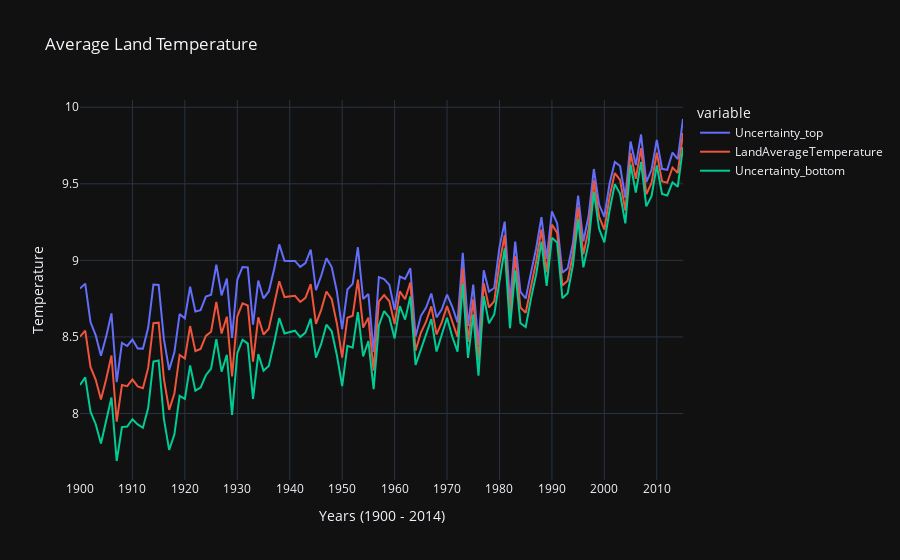

Notebook cell for this chart:
### Code cell
fig_3 = px.line(data_global.loc[data_global["year"] >= 1900], 
                x = "year", 
                y = [ "Uncertainty_top","LandAverageTemperature", "Uncertainty_bottom"], 
                title = "Average Land Temperature", template= "plotly_dark",
                labels = {
                    "year": "Years (1900 - 2014)",
                    "value": "Temperature",
                    })
                    
fig_3.update_xaxes(tickvals=[1900, 1910, 1920, 1930, 1940, 1950, 1960, 1970, 1980, 1990, 2000, 2010, 2020])
fig_3.show()
